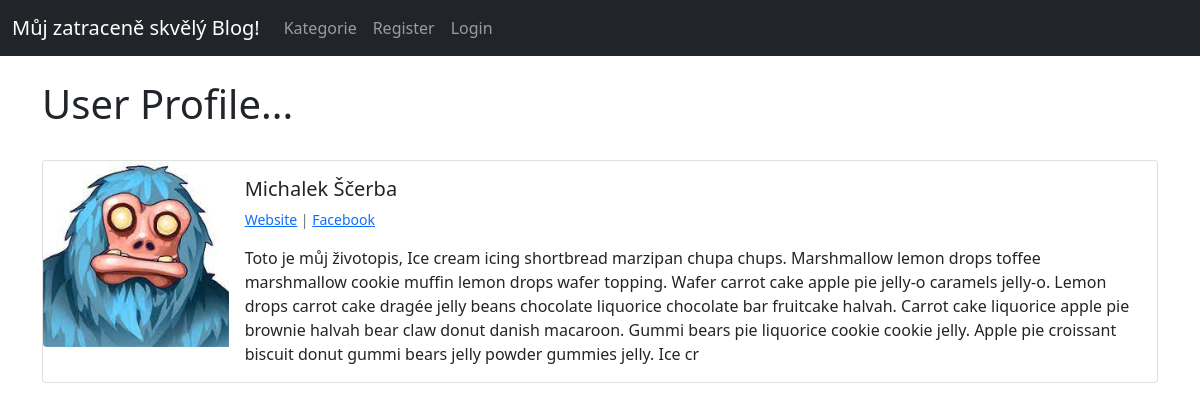
/members/1/profile/, run on the app's committed database.
### theblog/models.py (models this page shows, shortened)
class Profile(models.Model):
	user = models.OneToOneField(User, null=True, on_delete=models.CASCADE)
	bio = models.TextField()
	profile_pic = models.ImageField(null=True, blank=True, upload_to='images/profile/')
	website_url = models.CharField(max_length=255, null=True, blank=True)
	facebook_url = models.CharField(max_length=255, null=True, blank=True)
	twitter_url = models.CharField(max_length=255, null=True, blank=True)
	instagram_url = models.CharField(max_length=255, null=True, blank=True)
	pinterest_url = models.CharField(max_length=255, null=True, blank=True)

### members/views.py (the view)
# urls.py: path('<int:pk>/profile/', ShowProfilePageView.as_view(), name='show_profile_page'),
class ShowProfilePageView(DetailView):
	model = Profile
	template_name = 'registration/user_profile.html'
	def get_context_data(self, *args, **kwargs):
    		context = super(ShowProfilePageView, self).get_context_data(*args, **kwargs)
    		page_user = get_object_or_404(Profile, id=self.kwargs['pk'])
    		context["page_user"] = page_user
    		return context

### members/templates/registration/user_profile.html (shortened to what this page needs)
{% extends 'base.html' %}
{% load static %}
{% block content %}
<h1>User Profile...</h1>
<br>
<div class="card mb-3">
	<div class="row g-0">
		<div class="col-md-2">
			{% if page_user.profile_pic %}
			<img src="{{ page_user.profile_pic.url }}" class="img-fluid rounded-start">
			{% else %}
			<img src="{% static 'theblog/images/default-profile.jpeg' %}" class="img-fluid rounded-start">
			{% endif %}
		</div>
		<div class="col-md-10">
			<div class="card-body">
				<h5 class="card-title">
					{{ page_user.user.first_name }}
					{{ page_user.user.last_name }}
				</h5>
				<p class="small text-muted">
					{% if page_user.website_url %}
					<a href="{{ page_user.website_url }}">Website</a>
					{% endif%}
					{% if page_user.facebook_url %}
					| <a href="{{ page_user.facebook_url }}">Facebook</a>
					{% endif%}
				</p>
				<p class="card-text">
					{{ page_user.bio }}
				</p>
			</div>
		</div>
	</div>
</div>
{% endblock %}

### data on the page
Profile: profile_pic (picture), user.first_name "Michalek", user.last_name "Ščerba", bio "Toto je můj životopis, Ice cream icing shortbread marzipan chupa chups. Marshmallow lemon drops toffee marshmallow cookie muffin lemon drops wafer topping. Wafer carrot cake apple pie jelly-o caramels jelly-o. Lemon drops carrot cake dragée jelly beans chocolate liquorice chocolate bar fruitcake halvah. Carrot cake liquorice apple pie brownie halvah bear claw donut danish macaroon. Gummi bears pie liquorice cookie cookie jelly. Apple pie croissant biscuit donut gummi bears jelly powder gummies jelly. Ice cr"
